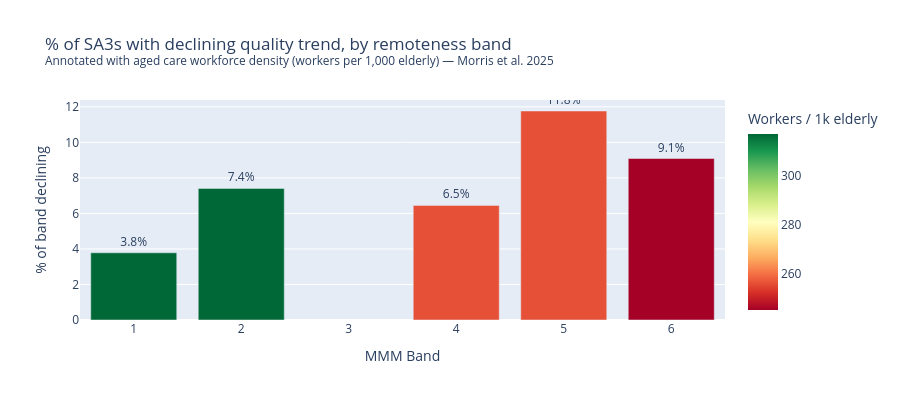
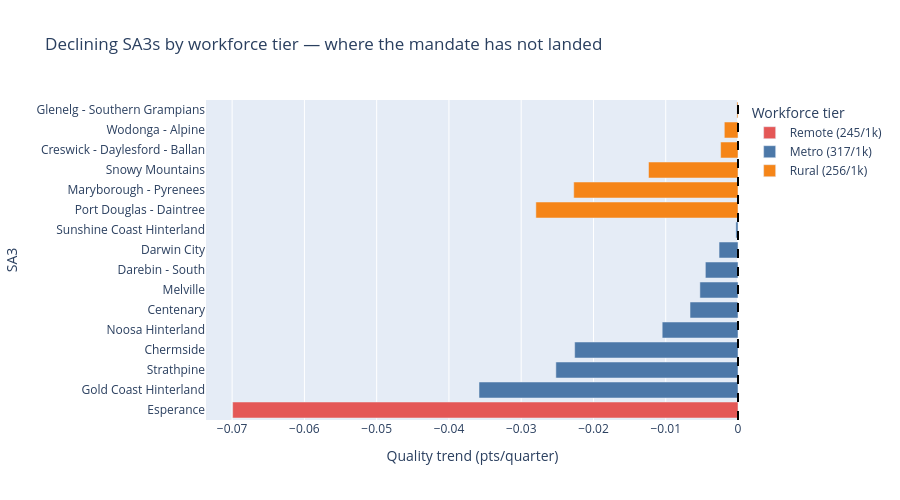

Source (notebook cell) for these figures, in order:
### Code cell
# Chart 1: % of SA3s declining per MMM band — with workforce density annotated
fig = px.bar(
    band_df[band_df['declining'] > 0],
    x='mmm_num', y='pct_declining',
    color='workers_per_1k',
    color_continuous_scale='RdYlGn',
    text='pct_declining',
    title='% of SA3s with declining quality trend, by remoteness band<br><sup>Annotated with aged care workforce density (workers per 1,000 elderly) — Morris et al. 2025</sup>',
    labels={'mmm_num': 'MMM Band', 'pct_declining': '% of band declining', 'workers_per_1k': 'Workers / 1k elderly'},
)
fig.update_traces(texttemplate='%{text:.1f}%', textposition='outside')
fig.update_layout(height=400, xaxis=dict(tickmode='linear'))
fig.show()

# Chart 2: declining SA3s coloured by workforce tier
fig2 = px.bar(
    declining.sort_values('slope'),
    x='slope', y='sa3_name', color='workforce_tier', orientation='h',
    color_discrete_map={
        'Metro (317/1k)': '#4C78A8',
        'Rural (256/1k)': '#F58518',
        'Remote (245/1k)': '#E45756',
    },
    title='Declining SA3s by workforce tier — where the mandate has not landed',
    labels={'slope': 'Quality trend (pts/quarter)', 'sa3_name': 'SA3', 'workforce_tier': 'Workforce tier'},
)
fig2.add_vline(x=0, line_color='black', line_dash='dash')
fig2.update_layout(height=500)
fig2.show()

### Figure 1 — Plotly figure (JSON) as saved in the notebook; plotly's stock layout.template omitted (floating-point values rounded to 4 significant figures)
{"data": [{"hovertemplate": "MMM Band=%{x}<br>% of band declining=%{text}<br>Workers / 1k elderly=%{marker.color}<extra></extra>", "legendgroup": "", "marker": {"color": [317, 317, 256, 256, 245], "coloraxis": "coloraxis", "pattern": {"shape": ""}}, "name": "", "orientation": "v", "showlegend": false, "text": [3.784, 7.407, 6.452, 11.76, 9.091], "textposition": "outside", "texttemplate": "%{text:.1f}%", "type": "bar", "x": [1, 2, 4, 5, 6], "xaxis": "x", "y": [3.784, 7.407, 6.452, 11.76, 9.091], "yaxis": "y"}], "layout": {"barmode": "relative", "coloraxis": {"colorbar": {"title": {"text": "Workers / 1k elderly"}}, "colorscale": [[0.0, "rgb(165,0,38)"], [0.1, "rgb(215,48,39)"], [0.2, "rgb(244,109,67)"], [0.3, "rgb(253,174,97)"], [0.4, "rgb(254,224,139)"], [0.5, "rgb(255,255,191)"], [0.6, "rgb(217,239,139)"], [0.7, "rgb(166,217,106)"], [0.8, "rgb(102,189,99)"], [0.9, "rgb(26,152,80)"], [1.0, "rgb(0,104,55)"]]}, "height": 400, "legend": {"tracegroupgap": 0}, "title": {"text": "% of SA3s with declining quality trend, by remoteness band<br><sup>Annotated with aged care workforce density (workers per 1,000 elderly) — Morris et al. 2025</sup>"}, "xaxis": {"anchor": "y", "domain": [0.0, 1.0], "tickmode": "linear", "title": {"text": "MMM Band"}}, "yaxis": {"anchor": "x", "domain": [0.0, 1.0], "title": {"text": "% of band declining"}}}}

### Figure 2 — Plotly figure (JSON) as saved in the notebook; plotly's stock layout.template omitted (floating-point values rounded to 4 significant figures)
{"data": [{"hovertemplate": "Workforce tier=Remote (245/1k)<br>Quality trend (pts/quarter)=%{x}<br>SA3=%{y}<extra></extra>", "legendgroup": "Remote (245/1k)", "marker": {"color": "#E45756", "pattern": {"shape": ""}}, "name": "Remote (245/1k)", "orientation": "h", "showlegend": true, "textposition": "auto", "type": "bar", "x": [-0.06993], "xaxis": "x", "y": ["Esperance"], "yaxis": "y"}, {"hovertemplate": "Workforce tier=Metro (317/1k)<br>Quality trend (pts/quarter)=%{x}<br>SA3=%{y}<extra></extra>", "legendgroup": "Metro (317/1k)", "marker": {"color": "#4C78A8", "pattern": {"shape": ""}}, "name": "Metro (317/1k)", "orientation": "h", "showlegend": true, "textposition": "auto", "type": "bar", "x": [-0.03584, -0.0252, -0.0226, -0.01049, -0.006639, -0.005275, -0.004516, -0.002622, -0.0002914], "xaxis": "x", "y": ["Gold Coast Hinterland", "Strathpine", "Chermside", "Noosa Hinterland", "Centenary", "Melville", "Darebin - South", "Darwin City", "Sunshine Coast Hinterland"], "yaxis": "y"}, {"hovertemplate": "Workforce tier=Rural (256/1k)<br>Quality trend (pts/quarter)=%{x}<br>SA3=%{y}<extra></extra>", "legendgroup": "Rural (256/1k)", "marker": {"color": "#F58518", "pattern": {"shape": ""}}, "name": "Rural (256/1k)", "orientation": "h", "showlegend": true, "textposition": "auto", "type": "bar", "x": [-0.02797, -0.02273, -0.01238, -0.002404, -0.001894, -0.0001481], "xaxis": "x", "y": ["Port Douglas - Daintree", "Maryborough - Pyrenees", "Snowy Mountains", "Creswick - Daylesford - Ballan", "Wodonga - Alpine", "Glenelg - Southern Grampians"], "yaxis": "y"}], "layout": {"barmode": "relative", "height": 500, "legend": {"title": {"text": "Workforce tier"}, "tracegroupgap": 0}, "shapes": [{"line": {"color": "black", "dash": "dash"}, "type": "line", "x0": 0, "x1": 0, "xref": "x", "y0": 0, "y1": 1, "yref": "y domain"}], "title": {"text": "Declining SA3s by workforce tier — where the mandate has not landed"}, "xaxis": {"anchor": "y", "domain": [0.0, 1.0], "title": {"text": "Quality trend (pts/quarter)"}}, "yaxis": {"anchor": "x", "domain": [0.0, 1.0], "title": {"text": "SA3"}}}}
